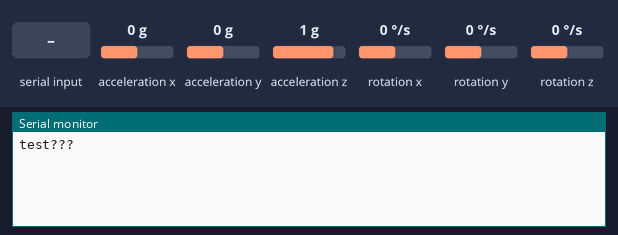
A program run on a simulated ESP8266 (NodeMCU). Parts: the last lines printed to the serial monitor. The inputs (shaded band) are chosen by the test bench; at power-on: acceleration x 0 g, acceleration y 0 g, acceleration z 1 g, rotation x 0 °/s, rotation y 0 °/s, rotation z 0 °/s.

Above: at 2.2 s.
2.3 s: "1" received over Serial
At 3.1 s:
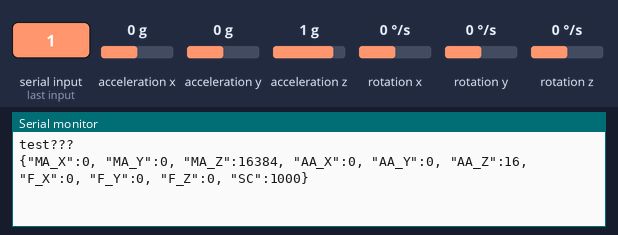
3.8 s: "0" received over Serial
At 4.2 s:
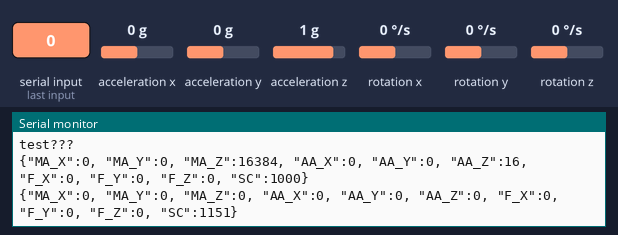

Measured:
- after the input at 2.3 s, the serial monitor: prints a new line at once (image 1)
- after the input at 3.8 s, the serial monitor: prints a new line at once (image 2)

The program:

main.cpp
```cpp
#include <Arduino.h>
#include <Wire.h>
#include <LSM6.h>

LSM6 imu;

char report[250];

const int max_batchsize = 5000;
int16_t history_x[max_batchsize];
int16_t history_y[max_batchsize];
int16_t history_z[max_batchsize];

void setup()
{
  Serial.begin(115200);
  delay(1000);
  Serial.println("test???");
  Wire.begin();

  if (!imu.init())
  {
    Serial.println("Failed to detect and initialize IMU!");
    while (1)
      ;
  }
  imu.enableDefault();
}

int16_t previous_x = 0;
int16_t previous_y = 0;
int16_t previous_z = 0;

void loop()
{
  Serial.flush();
  int batchsize = 0;
  while (!Serial.available())
  {
    imu.readAcc();
    history_x[batchsize] = imu.a.x - previous_x;
    history_y[batchsize] = imu.a.y - previous_y;
    history_z[batchsize] = imu.a.z - previous_z;
    previous_x = imu.a.x;
    previous_y = imu.a.y;
    previous_z = imu.a.z;
    batchsize += 1;
    if (batchsize >= max_batchsize)
    {
      batchsize = 0;
    }
  }
  while(Serial.available())
  {
    Serial.read();
  }

  const int histories_count = 3;
  int16_t *histories[histories_count] = {history_x, history_y, history_z};
  int16_t max_amplitudes[3] = {0, 0, 0};
  int16_t avg_amplitudes[3] = {0, 0, 0};
  int16_t frequencies[3] =    {0, 0, 0};
  for (int i = 0; i < histories_count; i++)
  {
    int16_t max_amplitude = 0;
    int64_t total_amplitude = 0;
    for (int j = 0; j < batchsize; j++)
    {
      if (abs(histories[i][j]) > abs(max_amplitude))
      {
        max_amplitude = histories[i][j];
      }
      total_amplitude += histories[i][j];

      max_amplitudes[i] = max_amplitude;
      avg_amplitudes[i] = total_amplitude / batchsize;
    }
  }

  snprintf(report,
           sizeof(report),
           "{\"MA_X\":%d, \"MA_Y\":%d, \"MA_Z\":%d, \"AA_X\":%d, \"AA_Y\":%d, \"AA_Z\":%d, \"F_X\":%d, \"F_Y\":%d, \"F_Z\":%d, \"SC\":%d}",
           max_amplitudes[0],
           max_amplitudes[1],
           max_amplitudes[2],
           avg_amplitudes[0],
           avg_amplitudes[1],
           avg_amplitudes[2],
           frequencies[0],
           frequencies[1],
           frequencies[2],
           batchsize);
  Serial.println(report);
}
```
